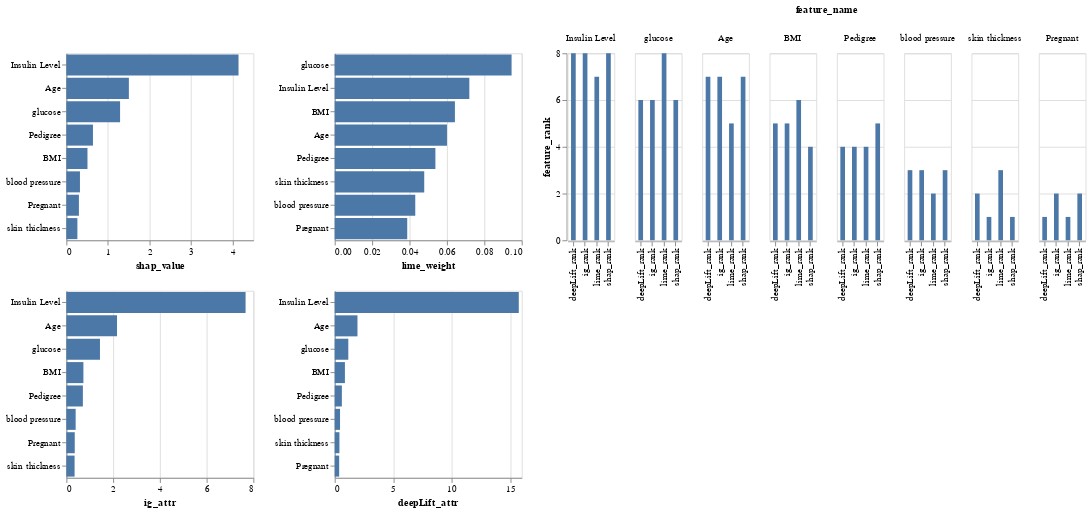

The cell this chart's notebook holds for it:
### Markdown cell above
## Show the charts

### Code cell
mean_attr_values_and_rank_plot

### Figure 1 — Vega-Lite specification as saved in the notebook (floating-point values rounded to 4 significant figures)
{"config": {"view": {"continuousWidth": 400, "continuousHeight": 300}}, "hconcat": [{"vconcat": [{"hconcat": [{"mark": "bar", "encoding": {"opacity": {"condition": {"value": 1.0, "selection": "selector007"}, "value": 0.2}, "x": {"field": "feature_attr", "title": "shap_value", "type": "quantitative"}, "y": {"field": "feature_name", "sort": "-x", "title": "", "type": "nominal"}}, "height": 200, "selection": {"selector007": {"type": "multi", "on": "mouseover", "toggle": true, "fields": ["feature_name"]}}, "transform": [{"filter": "(datum.method === 'shap_value')"}], "width": 200}, {"mark": "bar", "encoding": {"opacity": {"condition": {"value": 1.0, "selection": "selector007"}, "value": 0.2}, "x": {"field": "feature_attr", "title": "lime_weight", "type": "quantitative"}, "y": {"field": "feature_name", "sort": "-x", "title": "", "type": "nominal"}}, "height": 200, "selection": {"selector007": {"type": "multi", "on": "mouseover", "toggle": true, "fields": ["feature_name"]}}, "transform": [{"filter": "(datum.method === 'lime_weight')"}], "width": 200}]}, {"hconcat": [{"mark": "bar", "encoding": {"opacity": {"condition": {"value": 1.0, "selection": "selector007"}, "value": 0.2}, "x": {"field": "feature_attr", "title": "ig_attr", "type": "quantitative"}, "y": {"field": "feature_name", "sort": "-x", "title": "", "type": "nominal"}}, "height": 200, "selection": {"selector007": {"type": "multi", "on": "mouseover", "toggle": true, "fields": ["feature_name"]}}, "transform": [{"filter": "(datum.method === 'ig_attr')"}], "width": 200}, {"mark": "bar", "encoding": {"opacity": {"condition": {"value": 1.0, "selection": "selector007"}, "value": 0.2}, "x": {"field": "feature_attr", "title": "deepLift_attr", "type": "quantitative"}, "y": {"field": "feature_name", "sort": "-x", "title": "", "type": "nominal"}}, "height": 200, "selection": {"selector007": {"type": "multi", "on": "mouseover", "toggle": true, "fields": ["feature_name"]}}, "transform": [{"filter": "(datum.method === 'deepLift_attr')"}], "width": 200}]}]}, {"facet": {"column": {"field": "feature_name", "sort": ["Insulin Level", "glucose", "Age", "BMI", "Pedigree", "blood pressure", "skin thickness", "Pregnant"], "type": "nominal"}}, "spec": {"mark": {"type": "bar", "size": 5}, "encoding": {"opacity": {"condition": {"value": 1.0, "selection": "selector007"}, "value": 0.2}, "x": {"field": "method", "title": "", "type": "nominal"}, "y": {"field": "feature_attr", "title": "feature_rank", "type": "quantitative"}}, "height": 200, "selection": {"selector007": {"type": "multi", "on": "mouseover", "toggle": true, "fields": ["feature_name"]}}, "transform": [{"filter": {"field": "method", "oneOf": ["shap_rank", "lime_rank", "ig_rank", "deepLift_rank"]}}], "width": 50}}], "data": {"name": "data-0873900faaf235c091cb30eeb0ad7df9"}, "$schema": "https://vega.github.io/schema/vega-lite/v4.17.0.json", "datasets": {"data-0873900faaf235c091cb30eeb0ad7df9": [{"feature_name": "Pregnant", "method": "shap_value", "feature_attr": 0.3016}, {"feature_name": "glucose", "method": "shap_value", "feature_attr": 1.292}, {"feature_name": "blood pressure", "method": "shap_value", "feature_attr": 0.3267}, {"feature_name": "skin thickness", "method": "shap_value", "feature_attr": 0.2649}, {"feature_name": "Insulin Level", "method": "shap_value", "feature_attr": 4.142}, {"feature_name": "BMI", "method": "shap_value", "feature_attr": 0.5078}, {"feature_name": "Pedigree", "method": "shap_value", "feature_attr": 0.6393}, {"feature_name": "Age", "method": "shap_value", "feature_attr": 1.504}, {"feature_name": "Pregnant", "method": "lime_weight", "feature_attr": 0.03877}, {"feature_name": "glucose", "method": "lime_weight", "feature_attr": 0.09457}, {"feature_name": "blood pressure", "method": "lime_weight", "feature_attr": 0.04307}, {"feature_name": "skin thickness", "method": "lime_weight", "feature_attr": 0.04786}, {"feature_name": "Insulin Level", "method": "lime_weight", "feature_attr": 0.07198}, {"feature_name": "BMI", "method": "lime_weight", "feature_attr": 0.06428}, {"feature_name": "Pedigree", "method": "lime_weight", "feature_attr": 0.05384}, {"feature_name": "Age", "method": "lime_weight", "feature_attr": 0.06002}, {"feature_name": "Pregnant", "method": "ig_attr", "feature_attr": 0.3577}, {"feature_name": "glucose", "method": "ig_attr", "feature_attr": 1.437}, {"feature_name": "blood pressure", "method": "ig_attr", "feature_attr": 0.3965}, {"feature_name": "skin thickness", "method": "ig_attr", "feature_attr": 0.3509}, {"feature_name": "Insulin Level", "method": "ig_attr", "feature_attr": 7.666}, {"feature_name": "BMI", "method": "ig_attr", "feature_attr": 0.7282}, {"feature_name": "Pedigree", "method": "ig_attr", "feature_attr": 0.7059}, {"feature_name": "Age", "method": "ig_attr", "feature_attr": 2.166}, {"feature_name": "Pregnant", "method": "deepLift_attr", "feature_attr": 0.38}, {"feature_name": "glucose", "method": "deepLift_attr", "feature_attr": 1.162}, {"feature_name": "blood pressure", "method": "deepLift_attr", "feature_attr": 0.4545}, {"feature_name": "skin thickness", "method": "deepLift_attr", "feature_attr": 0.4022}, {"feature_name": "Insulin Level", "method": "deepLift_attr", "feature_attr": 15.75}, {"feature_name": "BMI", "method": "deepLift_attr", "feature_attr": 0.8717}, {"feature_name": "Pedigree", "method": "deepLift_attr", "feature_attr": 0.61}, {"feature_name": "Age", "method": "deepLift_attr", "feature_attr": 1.946}, {"feature_name": "Pregnant", "method": "shap_rank", "feature_attr": 2.0}, {"feature_name": "glucose", "method": "shap_rank", "feature_attr": 6.0}, {"feature_name": "blood pressure", "method": "shap_rank", "feature_attr": 3.0}, {"feature_name": "skin thickness", "method": "shap_rank", "feature_attr": 1.0}, {"feature_name": "Insulin Level", "method": "shap_rank", "feature_attr": 8.0}, {"feature_name": "BMI", "method": "shap_rank", "feature_attr": 4.0}, {"feature_name": "Pedigree", "method": "shap_rank", "feature_attr": 5.0}, {"feature_name": "Age", "method": "shap_rank", "feature_attr": 7.0}, {"feature_name": "Pregnant", "method": "lime_rank", "feature_attr": 1.0}, {"feature_name": "glucose", "method": "lime_rank", "feature_attr": 8.0}, {"feature_name": "blood pressure", "method": "lime_rank", "feature_attr": 2.0}, {"feature_name": "skin thickness", "method": "lime_rank", "feature_attr": 3.0}, {"feature_name": "Insulin Level", "method": "lime_rank", "feature_attr": 7.0}, {"feature_name": "BMI", "method": "lime_rank", "feature_attr": 6.0}, {"feature_name": "Pedigree", "method": "lime_rank", "feature_attr": 4.0}, {"feature_name": "Age", "method": "lime_rank", "feature_attr": 5.0}, {"feature_name": "Pregnant", "method": "ig_rank", "feature_attr": 2.0}, {"feature_name": "glucose", "method": "ig_rank", "feature_attr": 6.0}, {"feature_name": "blood pressure", "method": "ig_rank", "feature_attr": 3.0}, {"feature_name": "skin thickness", "method": "ig_rank", "feature_attr": 1.0}, {"feature_name": "Insulin Level", "method": "ig_rank", "feature_attr": 8.0}, {"feature_name": "BMI", "method": "ig_rank", "feature_attr": 5.0}, {"feature_name": "Pedigree", "method": "ig_rank", "feature_attr": 4.0}, {"feature_name": "Age", "method": "ig_rank", "feature_attr": 7.0}, {"feature_name": "Pregnant", "method": "deepLift_rank", "feature_attr": 1.0}, {"feature_name": "glucose", "method": "deepLift_rank", "feature_attr": 6.0}, {"feature_name": "blood pressure", "method": "deepLift_rank", "feature_attr": 3.0}, {"feature_name": "skin thickness", "method": "deepLift_rank", "feature_attr": 2.0}, {"feature_name": "Insulin Level", "method": "deepLift_rank", "feature_attr": 8.0}, {"feature_name": "BMI", "method": "deepLift_rank", "feature_attr": 5.0}, {"feature_name": "Pedigree", "method": "deepLift_rank", "feature_attr": 4.0}, {"feature_name": "Age", "method": "deepLift_rank", "feature_attr": 7.0}, {"feature_name": "Pregnant", "method": "sum_rank", "feature_attr": 6.0}, {"feature_name": "glucose", "method": "sum_rank", "feature_attr": 26.0}, {"feature_name": "blood pressure", "method": "sum_rank", "feature_attr": 11.0}, {"feature_name": "skin thickness", "method": "sum_rank", "feature_attr": 7.0}, {"feature_name": "Insulin Level", "method": "sum_rank", "feature_attr": 31.0}, {"feature_name": "BMI", "method": "sum_rank", "feature_attr": 20.0}, {"feature_name": "Pedigree", "method": "sum_rank", "feature_attr": 17.0}, {"feature_name": "Age", "method": "sum_rank", "feature_attr": 26.0}]}}
